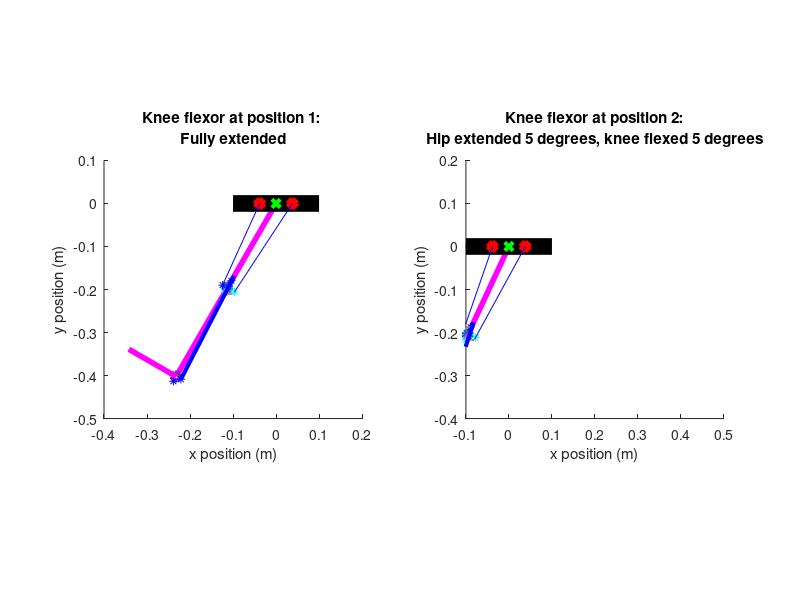

The MATLAB source for this figure: (Note: this script raises an error after producing the figure.)
%% Biarticular analysis of the quadruped hind legs
clear, close('all'), clc

%% Define given geometric and physical constants

% This simulation is intended to provide a static analysis and rough visual
% depiction of a cam/pulley system. CAM radii are sown as points around the
% knee

%% Define a rotational function to be used
% Define 2D rotational matrix in xy-plane as a function of degrees rotated
% counter-clockwise
rotz = @(t) [cosd(t) -sind(t) ; sind(t) cosd(t)] ;
%% Define given geometric and physical constants

% Defining hind leg section lengths
l1 = 8.92 * (0.0254);               % [m] Limb length 1 (inches to meters conversion)
l2 = 9.37 * (0.0254);               % [m] Limb length 2 (inches to meters conversion)
l3 = 5 * (0.0254);                  % [m] Limb length 3 (inches to meters conversion)

% Define gravitational constant
g = 9.8;                            % [m/s^2]

% Define length of actuators             
L_AF = 9 * (0.0254);                % [m] Ankle flexor length (inches to meters conversion)
L_AE = 9 * (0.0254);                % [m] Ankle extensor length (inches to meters conversion)
L_KF = 8 * (0.0254);                % [m] Knee flexor length (inches to meters conversion)
L_KE = 8 * (0.0254);                % [m] Knee extensor length (inches to meters conversion)
L_KFb = 12 * (0.0254);              % [m] Biarticular knee flexor length (inches to meters conversion)
L_KEb = 12 * (0.0254);              % [m] Biarticular knee flexor length (inches to meters conversion)
L_AEb = 8.5 * (0.0254);              % [m] Biarticular ankle extensor length (inches to meters conversion)

% Define actuator masses based on linear density estimate of 1.698 kg/m
m_AF = 1.698 * L_AF;                % [kg] Ankle flexor mass
m_AE = 1.698 * L_AE;                % [kg] Ankle extensor mass
m_KF = 1.698 * L_KF;                % [kg] Knee flexor mass
m_KE = 1.698 * L_KE;                % [kg] Knee extensor mass

% Define mass values of the hind leg sections
me = 0.0205;                        % [kg] Mass of encoders
m1 = 0.1302;                        % [kg] Section 1 leg mass
m2 = 0.1302;                        % [kg] Section 2 leg mass
m3 = 0.09814;                       % [kg] Section 3 leg mass

% Define maximum actuator strain estimate 
k_max = 0.1667;                     % [-]

% Define r1 and r2 for the knee and ankle cam, corresponding to the cam
% radius at positon one and two
r1_KFb_length = .75 * (0.0254);         % [m] (inches to meter conversion)
r1_KEb_length = 0.5 * (0.0254);         % [m] (inches to meter conversion)
r2_KFb_length = 0.5 * (0.0254);         % [m] (inches to meter conversion)
r2_KEb_length = .75* (0.0254);          % [m] (inches to meter conversion)
r1_AEb_length = 0.5 * (0.0254);         % [m] (inches to meter conversion)
r2_AEb_length = 0.5 * (0.0254);        % [m] (inches to meter conversion)

% Define where point of rotation of the upper end of the knee actuators is in the
% xy plane, with the hip point of rotation as the origin
b_KFb_top = [1.5, 0]* (0.0254);            % [m] (inches to meter conversion)
b_KEb_top = [-1.5, 0]* (0.0254);           % [m] (inches to meter conversion)

% Define the safety factor of required force
SF = 1;                           % [-]

%Define BPA model constants (eq 4 from paper)
a0 = 254.3e3;                       % [Pa] Model Parameter 0
a1 = 192e3;                         % [Pa] Model Parameter 1
a2 = 2.0265;                        % [-] Model Parameter 2
a3 = -0.461;                        % [-] Model Parameter 3
a4 = -0.331e-3;                     % [1/N] Model Parameter 4
a5 = 1.23e3;                        % [Pa/N] Model Parameter 5
a6 = 15.6e3;                        % [Pa] Model Parameter 6

% Define the hysteresis factor
S = 1;                               % [0,1]

%% Define fully extended position of the knee in 2D space (position 1)

% Origin is at hip joint point of rotation
% Fully extended position occurs when the femur is -30 degrees from
% vertical, with knee fully extended. Fully flexed position occurs when
% the femur is 30 degrees from vertical with knee fully flexed

% Define angle from horizontal for fully extended position (position 1)
theta1_pos1 = 30;                               % [degrees]

% Define the knee location in the xy plane at position 1 from hip angle
% and femur length
knee_pos1(1) = (-l1 * sind(theta1_pos1));                      % [m]
knee_pos1(2) = (-l1 * cosd(theta1_pos1));                      % [m]

% Define the length of the radius of attatchment end point for the knee(the point where
% the string inserts to the frame) from known angles and length of r
r1_KFb_pos1 = [(knee_pos1(1) + r1_KFb_length * cosd(theta1_pos1)), (knee_pos1(2) - r1_KFb_length * sind(theta1_pos1))]; % [m]
r2_KFb_pos1 = [(knee_pos1(1) - r2_KFb_length * sind(theta1_pos1)), (knee_pos1(2) - r2_KFb_length * cosd(theta1_pos1))]; % [m]
r1_KEb_pos1 = [(knee_pos1(1) - r1_KEb_length * cosd(theta1_pos1)), (knee_pos1(2) + r1_KEb_length * sind(theta1_pos1))]; % [m]
r2_KEb_pos1 = [(knee_pos1(1) + r2_KEb_length * sind(theta1_pos1)), (knee_pos1(2) + r2_KEb_length * cosd(theta1_pos1))]; % [m]

% Define the ankle position from the defined angles, knee position, and
% tibia length
ankle_pos1(1) = (knee_pos1(1) - l2 * sind(theta1_pos1));        % [m]
ankle_pos1(2) = (knee_pos1(2) - l2 * cosd(theta1_pos1));        % [m]

% Define the length of the radius of attatchment end point for the ankle(the point where
% the string inserts to the frame) from known angles and length of r
r1_AEb_pos1 = [(ankle_pos1(1) + r1_AEb_length * cosd(theta1_pos1)), (ankle_pos1(2) - r1_AEb_length * sind(theta1_pos1))]; % [m]
r2_AEb_pos1 = [(ankle_pos1(1) - r2_AEb_length * sind(theta1_pos1)), (ankle_pos1(2) - r2_AEb_length * cosd(theta1_pos1))]; % [m]

% Define the toe postion, modeling the foot as a straight line
toe_pos1 = [(ankle_pos1(1) - l3 * cosd(theta1_pos1)) (ankle_pos1(2) + l3 * sind(theta1_pos1))];

%Define upper actuator position 1
upper_AEb_pos1 = knee_pos1 + 0.0254*1.25*[sind(30) cosd(30)]; 
%Define string length
string = norm(upper_AEb_pos1 - r1_KFb_pos1);

% Define the outer cam circle in quarter sections
thetaKF = 1.5 *pi() : 0.001 : 2*pi;
thetaKE = 0.5 *pi() : 0.001 : pi;
camKF(1,:) = r1_KFb_length * cos(thetaKF) + knee_pos1(1);
camKF(2,:) = r2_KFb_length * sin(thetaKF) + knee_pos1(2);
camKF = rotz(-theta1_pos1) * [(camKF(1,:) - knee_pos1(1)); (camKF(2,:) - knee_pos1(2))];
camKF(1,:) = camKF(1,:) + knee_pos1(1);
camKF(2,:) = camKF(2,:) + knee_pos1(2);

camKE(1,:) = r1_KEb_length * cos(thetaKE) + knee_pos1(1);
camKE(2,:) = r2_KEb_length * sin(thetaKE) + knee_pos1(2);
camKE = rotz(-theta1_pos1) * [(camKE(1,:) - knee_pos1(1)); (camKE(2,:) - knee_pos1(2))];
camKE(1,:) = camKE(1,:) + knee_pos1(1);
camKE(2,:) = camKE(2,:) + knee_pos1(2);

%% Plot fully extended position of the knee in 2D space (position 1)
figure(1)
subplot(1, 2, 1)
hold on

% Plot the femur from knee position, and add a marker at the knee
plot([0, knee_pos1(1)], [0, knee_pos1(2)], '-m', 'LineWidth', 4)
plot(knee_pos1(1), knee_pos1(2), 'o', 'LineWidth', 3)

% Plot the cam radii
plot(camKF(1,:), camKF(2,:))
plot(camKE(1,:), camKE(2,:))

% Plot the tibia from knee to ankle points
plot([knee_pos1(1), ankle_pos1(1)], [knee_pos1(2), ankle_pos1(2)], '-m', 'LineWidth', 4)

% Plot the cam radii for the knee flexor and extensor (2 each) for position 1 as
% points
plot(r1_KFb_pos1(1), r1_KFb_pos1(2), '*c')
plot(r2_KFb_pos1(1), r2_KFb_pos1(2), '*c')
plot(r1_KEb_pos1(1), r1_KEb_pos1(2), '*b')
plot(r2_KEb_pos1(1), r2_KEb_pos1(2), '*b')

% Plot the ankle/foot as a circle
plot(ankle_pos1(1), ankle_pos1(2), 'o', 'LineWidth', 3)

% Plot the foot as a straight line
plot([ankle_pos1(1) toe_pos1(1)], [ankle_pos1(2) toe_pos1(2)], '-m', 'LineWidth', 4) 

% Plot the CAM radii for the ankle
plot(r1_AEb_pos1(1), r1_AEb_pos1(2), '*b')
plot(r2_AEb_pos1(1), r2_AEb_pos1(2), '*b')

% Plot the ankle extensor actuator
plot([upper_AEb_pos1(1) r1_AEb_pos1(1)], [upper_AEb_pos1(2) r1_AEb_pos1(2)], '-b', 'LineWidth', 3)


% Plot the hip/body as a horizontal line for reference
plot([-.1, .1], [0, 0], '-k', 'LineWidth', 12)

% Mark the hip joint as the origin
plot(0,0, 'xg', 'LineWidth', 3)

% Plot the final pulley point before string goes to the tibia for the
% flexor and extensor
plot(b_KFb_top(1), b_KFb_top(2), 'xr', 'LineWidth', 5)
plot(b_KEb_top(1), b_KEb_top(2), 'xr', 'LineWidth', 5)

% Plot the lines representing strings for the flexor and extensor
plot([b_KFb_top(1) r1_KFb_pos1(1)], [b_KFb_top(2) r1_KFb_pos1(2)], 'b')
plot([b_KEb_top(1) r1_KEb_pos1(1)], [b_KEb_top(2) r1_KEb_pos1(2)], 'b')

% Finish labeling the plot
hold off
xlim([-0.4 0.2])
ylim([-0.5 0.1])
title(sprintf('Knee flexor at position 1: \nFully extended'))
xlabel('x position (m)')
ylabel('y position (m)')
daspect([1 1 1])
set(gcf,'color','w');

%% Define fully flexed position (position 2) using rotational matrices

% Define hip rotation in degrees
rot_hip = input(sprintf('Enter the desired hip rotation from fully flexed: ') );                                              % [degrees]

% Rotate the knee about the origin 60 degrees
knee_pos2 = rotz(rot_hip) * knee_pos1';

% Define knee rotation in degrees
rot_knee = input(sprintf('\nEnter the desired knee rotation from fully extended: ') );                                              % [degrees]

%Rotate the all points below the knee about the knee 90 degrees
ankle_pos2 = rotz(rot_knee) * ((rotz(rot_hip) * ankle_pos1') - knee_pos2)+ knee_pos2;
r1_KFb_pos2 = rotz(rot_knee) * ((rotz(rot_hip) * r1_KFb_pos1') - knee_pos2) + knee_pos2;
r2_KFb_pos2 = rotz(rot_knee) * ((rotz(rot_hip) * r2_KFb_pos1') - knee_pos2) + knee_pos2;
r1_KEb_pos2 = rotz(rot_knee) * ((rotz(rot_hip) * r1_KEb_pos1') - knee_pos2) + knee_pos2;
r2_KEb_pos2 = rotz(rot_knee) * ((rotz(rot_hip) * r2_KEb_pos1') - knee_pos2) + knee_pos2;
toe_pos2 = rotz(rot_knee) * ((rotz(rot_hip) * toe_pos1') - knee_pos2)+ knee_pos2;
r1_AEb_pos2 = rotz(rot_knee) * ((rotz(rot_hip) * r1_AEb_pos1') - knee_pos2)+ knee_pos2;
r2_AEb_pos2 = rotz(rot_knee) * ((rotz(rot_hip) * r2_AEb_pos1') - knee_pos2)+ knee_pos2;
camKF = rotz(rot_knee) * ((rotz(rot_hip) * camKF) - knee_pos2)+ knee_pos2;
camKE = rotz(rot_knee) * ((rotz(rot_hip) * camKE) - knee_pos2)+ knee_pos2;

%Rotate the foot and ankle cam about the ankle 90 degrees
toe_pos2 = rotz(90) * (toe_pos2 - ankle_pos2)+ ankle_pos2;
r1_AEb_pos2 = rotz(90) * (r1_AEb_pos2 - ankle_pos2)+ ankle_pos2;
r2_AEb_pos2 = rotz(90) * (r2_AEb_pos2 - ankle_pos2)+ ankle_pos2;

% Define upper ankle actuator position
%upper_AEb_pos2 = r1_KFb_pos2 + string * ((r2_AEb_pos2 - r1_KFb_pos2)/ norm(r2_AEb_pos2 - r1_KFb_pos2));
upper_AEb_pos2 = rotz(rot_hip) * upper_AEb_pos1';

% Define the EFFECTIVE radius based on knee rotation
rKFb_eff_length = (r1_KFb_length * r2_KFb_length)/((r2_KFb_length * cosd(rot_knee))^2 + (r1_KFb_length * sind(rot_knee))^2)^.5;
rKEb_eff_length = (r1_KEb_length * r2_KEb_length)/((r2_KEb_length * cosd(rot_knee))^2 + (r1_KEb_length * sind(rot_knee))^2)^.5;

% Define the string attachment point from effective radius and knee roation
rKFb_eff = knee_pos1 + rKFb_eff_length * [cosd(theta1_pos1) -sind(theta1_pos1)];
rKFb_eff = rotz(rot_hip) * rKFb_eff';
rKEb_eff = knee_pos1 + rKEb_eff_length * [-cosd(theta1_pos1) sind(theta1_pos1)];
rKEb_eff = rotz(rot_hip) * rKEb_eff';


% Also need to define the fully extended knee extensor position, even if the
% user input doesn't rotate it to that point.
knee_pos2_extended = rotz(60) * knee_pos1';
r1_KEb_extended = rotz(90) * ((rotz(60) * r1_KEb_pos1') - knee_pos2_extended) + knee_pos2_extended;
r2_KEb_extended = rotz(90) * ((rotz(60) * r2_KEb_pos1') - knee_pos2_extended) + knee_pos2_extended;

string_length = (pi()/2)*(((r1_AEb_length^2) + (r2_AEb_length^2))/2)^0.5;

lower_AEb_pos2 = r2_AEb_pos2' + string_length * (upper_AEb_pos2' - r2_AEb_pos2')/norm(upper_AEb_pos2' - r2_AEb_pos2');

%% Plot fully flexed position of the knee in 2D space (position 2)
subplot(1, 2, 2)
hold on

% Plot the femur from knee position, and add a marker at the knee
plot([0, knee_pos2(1)], [0, knee_pos2(2)], '-m', 'LineWidth', 4)
plot(knee_pos2(1), knee_pos2(2), 'o', 'LineWidth', 3)

% Plot the tibia from knee to ankle points
plot([knee_pos2(1), ankle_pos2(1)], [knee_pos2(2), ankle_pos2(2)], '-m', 'LineWidth', 4)

% Plot the cam radii for flexor and extensor (2 each) for position 1 as
% points
plot(r1_KFb_pos2(1), r1_KFb_pos2(2), '*c')
plot(r2_KFb_pos2(1), r2_KFb_pos2(2), '*c')
plot(r1_KEb_pos2(1), r1_KEb_pos2(2), '*b')
plot(r2_KEb_pos2(1), r2_KEb_pos2(2), '*b')
plot(camKF(1,:), camKF(2,:))
plot(camKE(1,:), camKE(2,:))

% Plot the ankle/foot as a circle
plot(ankle_pos2(1), ankle_pos2(2), 'o', 'LineWidth', 3)

% Plot the hip/body as a horizontal line for reference
plot([-.1, .1], [0, 0], '-k', 'LineWidth', 12)

% Mark the hip joint as the origin
plot(0,0, 'xg', 'LineWidth', 3)

% Plot the foot as a straight line
plot([ankle_pos2(1) toe_pos2(1)], [ankle_pos2(2) toe_pos2(2)], '-m', 'LineWidth', 4)

% Plot the CAM radii for the ankle
plot(r1_AEb_pos2(1), r1_AEb_pos2(2), '*b')
plot(r2_AEb_pos2(1), r2_AEb_pos2(2), '*b')

% Plot the ankle extensor actuator
plot([upper_AEb_pos2(1) lower_AEb_pos2(1)], [upper_AEb_pos2(2) lower_AEb_pos2(2)], '-b', 'LineWidth', 3)

% Plot the string from ankle to actuator
plot([r2_AEb_pos2(1) lower_AEb_pos2(1)], [r2_AEb_pos2(2) lower_AEb_pos2(2)])

% Plot the final pulley point before string goes to the tibia for the
% lfexor and extensor
plot(b_KFb_top(1), b_KFb_top(2), 'xr', 'LineWidth', 5)
plot(b_KEb_top(1), b_KEb_top(2), 'xr', 'LineWidth', 5)

% Plot the lines representing strings for the flexor and extensor
plot([b_KFb_top(1) rKFb_eff(1)], [b_KFb_top(2) rKFb_eff(2)], 'b')
plot([b_KEb_top(1) rKEb_eff(1)], [b_KEb_top(2) rKEb_eff(2)], 'b')

% Finish labeling the plot
xlim([-0.1 0.5])
ylim([-0.4 0.2])
title(sprintf('Knee flexor at position 2:\nHip extended %.0f degrees, knee flexed %.0f degrees', rot_hip, rot_knee))
xlabel('x position (m)')
ylabel('y position (m)')
daspect([1 1 1])


%% Define the strain necessary to achieve position 2

% Define length of fully contracted actuator based on previously defined
% vectors
delta_L_KFb = (norm(r1_KFb_pos1 - b_KFb_top) + (pi()/2)*(((r1_KFb_length^2) + (r2_KFb_length^2))/2)^0.5)- norm(r2_KFb_pos2' - b_KFb_top);
delta_L_KEb = (norm(r2_KEb_pos2' - b_KEb_top) + (pi()/2)*(((r1_KEb_length^2) + (r2_KEb_length^2))/2)^0.5)- norm(r1_KEb_pos1 - b_KEb_top);
delta_L_AEb = (norm(r1_AEb_pos1 - upper_AEb_pos1) + (pi()/2)*(((r1_AEb_length^2) + (r2_AEb_length^2))/2)^0.5)- norm(r2_AEb_pos2 - upper_AEb_pos2);

% Calculate strain from contracted and resting lengths
k_KFb = delta_L_KFb / L_KFb;
k_KEb = delta_L_KEb / L_KEb;
k_AEb = delta_L_AEb / L_AEb;

%Print out actuator lengths and strains
fprintf('\nHip rotation: %.0f degrees', rot_hip)
fprintf('\nKnee rotation: %.0f degrees\n', rot_knee)

fprintf('\n\nBA knee flexor actuator length: %.0f inches', L_KFb/0.0254)
fprintf('\nBA knee extensor actuator length: %.0f inches\n', L_KEb/0.0254)

fprintf('\nBA knee flexor strain to achieve position 2: %.2f', k_KFb)
fprintf('\nBA knee extensor strain to achieve position 1: %.2f\n', k_KEb)
fprintf('\nBA ankle extensor strain to achieve this position: %.2f\n', k_AEb)
%fprintf('\n\nBA ankle extensor actuator length: %.0f inches', L_AEb/0.0254)


%% Torque calculations for the biarticular knee flexor and knee extensor

% NOTE: THESE HAVE ONLY BEEN SET UP TO DEFINE TORQUE AT SET POSITIONS.
% Needs modification to find force at a given rotation.

% Torque requirements for knee flexor:
% Define torques created by the weight of the different leg segments
T1_KFb = 0.5 * l1 * cosd(60) * (m1 + m_KF + m_KE) * g;                      % [N-m]
T2_KFb = (l1 * cosd(60) + 0.5 * l2 * sind(60)) * (m2 + m_AF + m_AE) * g;    % [N-m]
T3_KFb = (l1 * cosd(60) + (l2 + l3/2) * sind(60)) * m3 * g;                 % [N-m]
T_knee_KFb = l1 * cosd(60) * me * g;                                        % [N-m]
T_ankle_KFb = (l1 * cosd(60) + l2 * sind(60)) * me * g;                     % [N-m]

% Define force necessary for actuator to exert to hold leg at position 2
F_KFb = (T1_KFb + T2_KFb + T3_KFb + T_knee_KFb + T_ankle_KFb) / r2_KFb_length;  % [N]              % [N]         


% Torque requirements for knee extensor:
% Define torques created by the weight of the different leg segments
T1_KEb = 0.5 * l1 * sind(30) * (m1 + m_KF + m_KE) * g;             % [N-m]
T2_KEb = ((l1 + 0.5 * l2) * sind(30)) * (m1 + m_AF + m_AE) * g;    % [N-m]
T3_KEb = (((l1 + l2) * sind(30)) + (l3/2)) * m3 * g;               % [N-m]
T_knee_KEb = l1 * sind(30) * me * g;                               % [N-m]
T_ankle_KEb = (l1 + l2) * sind(30) * me * g;                       % [N-m]

% Define force necessary for actuator to exert to hold leg at position 1
F_KEb = (T1_KEb + T2_KEb + T3_KEb + T_knee_KEb + T_ankle_KEb) / r1_KEb_length;                % [N] 


% Torque requirements for ankle extensor:
% Define torques created by the weight of the different leg segments
T2_AEb = (0.5 * l2) * (m2 + m_AF + m_AE) * g;                      % [N-m]
T3_AEb = (l2 + 0.5 * l3) * m3 * g;                                 % [N-m]
T_ankle_AEb = l2 * me * g;                                         % [N-m]

% Define force necessary for actuator to exert to hold leg at a fully
% contracted position with the femur aligned with the vertical
F_AEb = (T2_AEb + T3_KEb + T_ankle_AEb) / r2_AEb_length;                % [N] 

% Print out force required to hold position 1 and 2 for the knee extensor
% and flexor, respectively
fprintf('\nThe required force for the BA knee flexor to hold a fully contracted position is %.1f pounds', F_KFb/4.448)
fprintf('\nThe required force for the BA knee extensor to hold a fully contracted position is %.1f pounds', F_KEb/4.448)
fprintf('\nThe required force for the BA ankle extensor to hold position 1 is %.1f pounds', F_AEb/4.448)

%% Plotting strain vs necessary pressure for a given force

% Constructing a pressure vs strain plot for BPAs of varying force based on
% equation 4.

% Define range of strains
k = 0.001:0.001:0.2;            % []
k_max = 0.17;                   % []
F = (0:6:36) * 4.448;           % [N] (pounds to newtons conversion)
S = 1;                          % [0,1] hysteresis 

key = strings(1,length(F));

figure(2)
% plot pressure vs strain, each loop doing a different applied force
for n = 1:length(F)
    P = a0 + (a1 * tan( a2 * ((k./ (a4 * F(n) + k_max)) + a3))) + (a5 * F(n)) + (a6 * S); % [Pa]
    plot(k, P/1000, '.')
    hold on
    key(n) = sprintf('Applied force: %.1f pounds', F(n)/4.448);
end

% Plot strain and forces required for position 1 and 2 for biarticular knee
% muscles
plot(k_KFb, 0.001 * (a0 + (a1 * tan( a2 * ((k_KFb./ (a4 * F_KFb + k_max)) + a3))) + (a5 * F_KFb) + (a6 * S)), 'xr', 'LineWidth', 2)
plot(k_KEb, 0.001 * (a0 + (a1 * tan( a2 * ((k_KEb./ (a4 * F_KEb + k_max)) + a3))) + (a5 * F_KEb) + (a6 * S)), 'xb', 'LineWidth', 2)

% Plot maximum pressure line at P = 620 kPa
plot([0 .2], [620 620], '-r')

% Finish plot formatting
%key(8) = 'BA KF at pos1';
%key(9) = 'BA KE at pos2';
legend(key)
xlabel('Strain')
ylabel('Pressure (kPa)')
xlim([0 0.18])
ylim([0 800])
title(sprintf('%.1f inch biarticular knee actuators', L_KFb/0.0254))
